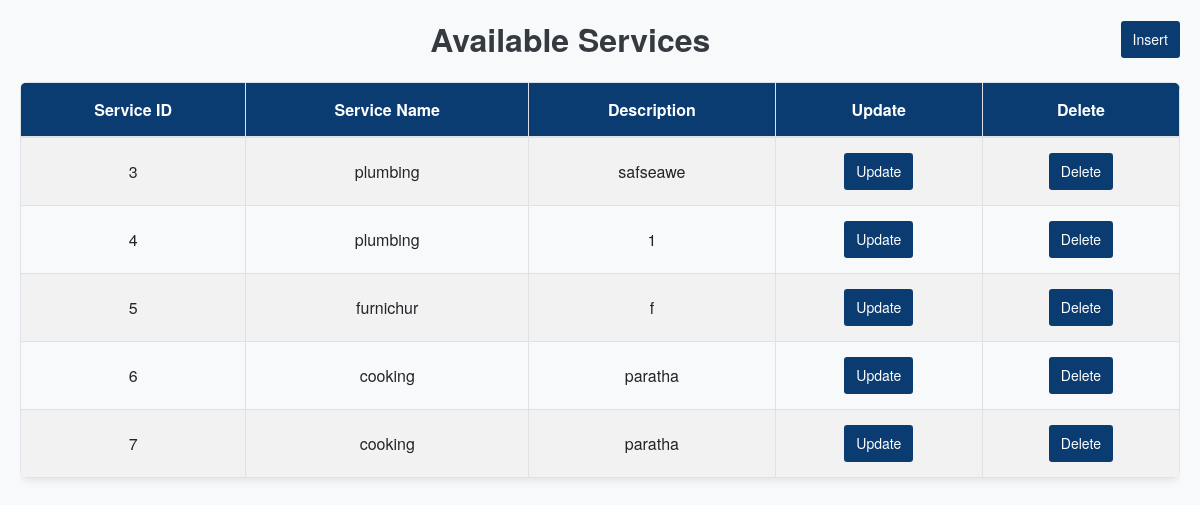
Page /Admin_penal/service_view.php on the committed database.
### tables this page shows
CREATE TABLE `services` (
  `serviceid` int(11) NOT NULL,
  `service_name` varchar(50) NOT NULL,
  `description` varchar(100) DEFAULT NULL
);

### Admin_penal/service_view.php (the view, shortened to what this page needs)
<?php
include "db_connect.php";
$sql = "SELECT * FROM services";
$result = mysqli_query($conn, $sql);
if (mysqli_num_rows($result) > 0) {
    echo "<div class='d-flex justify-content-between align-items-center mb-4'>
            <h2 class='hover-heading text-center flex-grow-1'>Available Services</h2>
            <a href='service_form.php' class='btn btn-primary btn-sm'>Insert</a>
          </div>";
    echo "<div class='table-responsive'>
            <table class='table table-bordered table-striped table-hover'>
                <thead>
                    <tr>
                        <th>Service ID</th>
                        <th>Service Name</th>
                        <th>Description</th>
                        <th>Update</th>
                        <th>Delete</th>
                    </tr>
                </thead>
                <tbody>";
    while ($row = mysqli_fetch_assoc($result)) {
        echo "<tr>";
        echo "<td>{$row['serviceid']}</td>";
        echo "<td>{$row['service_name']}</td>";
        echo "<td>{$row['description']}</td>";
        echo "<td>
                <a href='update_service.php?id={$row['serviceid']}' class='btn btn-primary btn-sm'>Update</a>
              </td>";
        echo "<td>
                <a href='delete_service.php?id={$row['serviceid']}' class='btn btn-danger btn-sm' onclick='return confirm(\"Are you sure you want to delete this service?\");'>Delete</a>
              </td>";
        echo "</tr>";
    }
    echo "</tbody></table></div>";
} else {
    echo "<p class='alert alert-warning text-center'>No data found!</p>";
}
?>
<!DOCTYPE html>
<html lang="en">
<head>
    <link href="https://maxcdn.bootstrapcdn.com/bootstrap/4.5.2/css/bootstrap.min.css" rel="stylesheet">
</head>
<body>
</body>
</html>

### Admin_penal/service_view.php (style rules this page uses)
body { background-color: #f8f9fa; font-family: 'Helvetica Neue', Arial, sans-serif; color: #333; margin: 20px; }
h2 { color: #343a40; margin-bottom: 0; font-size: 2rem; font-weight: 700; text-align: center; }
.table { border-radius: 0.5rem; overflow: hidden; box-shadow: 0 2px 10px rgba(0, 0, 0, 0.1); }
.table th { background-color: #0a3c72; color: white; text-align: center; padding: 15px; }
.table th, .table td { padding: 15px; vertical-align: middle; text-align: center; }
.table-striped tbody tr:nth-of-type(odd) { background-color: #f2f2f2; }
.btn { padding: 8px 12px; transition: background-color 0.3s ease; }
.btn-primary { background-color: #0a3c72; border: none; }
.btn-danger { background-color: #0a3c72; border: none; }

### rows in the picture
services: serviceid "3", service_name "plumbing", description "safseawe"
services: serviceid "4", service_name "plumbing", description "1"
services: serviceid "5", service_name "furnichur", description "f"
services: serviceid "6", service_name "cooking", description "paratha"
services: serviceid "7", service_name "cooking", description "paratha"
